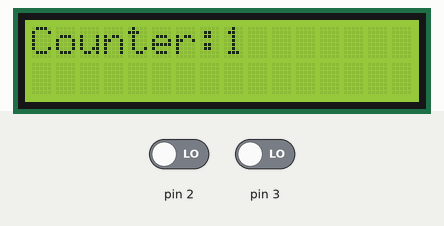
This sketch was run on a simulated Arduino Uno, built with avr-gcc and run on an emulated ATmega328P. Shown: 16×2 character LCD. The test bench sets the inputs (shaded band); at power-on: pin 2 LOW, pin 3 LOW.

Above: at 2.3 s.
2.4 s: pin 2 driven HIGH
At 3.0 s:
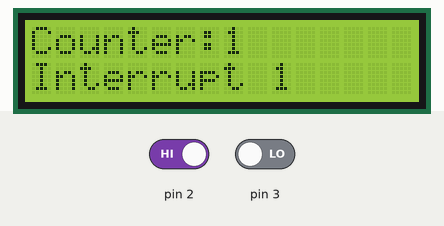
4.6 s: pin 3 driven HIGH
At 5.0 s:
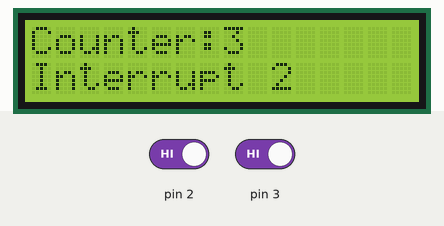
Timing chart, 0 to 7.6 s (numbered marks = the images above; inputs shaded):
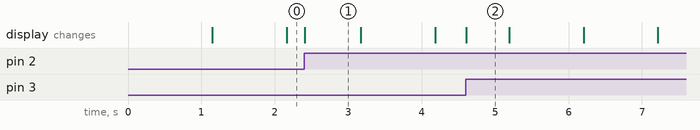

The sketch:

interrupt_using_push_button.ino
```cpp
//Library
#include <Wire.h>
#include <LiquidCrystal_I2C.h>
LiquidCrystal_I2C lcd(32,16,2);

//Pin definition
#define LED 1

//Variables
volatile int output = LOW;
int i = 0;

//void button1pressed();
//void button2pressed();

void setup()
{
  Serial.begin(9600);
  lcd.begin(16,2);
  lcd.init();
  lcd.backlight();
  lcd.setCursor(0,0);
  lcd.print("Interrupt");
  delay(1000);

  pinMode(LED, OUTPUT);

  //Attaching interrupt
  attachInterrupt(digitalPinToInterrupt(2),button1pressed,RISING);  //function for creating external interrupts on Rising (LOW to HIGH)
  attachInterrupt(digitalPinToInterrupt(3),button2pressed,RISING);

}


void loop()
{
  lcd.clear();
  lcd.print("Counter:");
  lcd.print(i);
  i++;
  delay(1000);
  digitalWrite(LED, OUTPUT);

}

//When button 1 pressed, interrupt 1 will be displayed and Led turned off
void button1pressed()
{
  output = LOW;
  lcd.setCursor(0,1);
  lcd.print("Interrupt 1");
}

//When button 2 pressed, interrupt 2 will be displayed and Led turned on
void button2pressed()
{
  output = HIGH;
  lcd.setCursor(0,1);
  lcd.print("Interrupt 2");
}
```

Measured:
- after the input at 2.4 s, the display: changes at once (image 1)
- after the input at 4.6 s, the display: changes at once (image 2)
- what the display in image 1 shows lasts 0.8 s, from 2.4 s to 3.2 s
- what the display in image 2 shows lasts 0.6 s, from 4.6 s to 5.2 s
